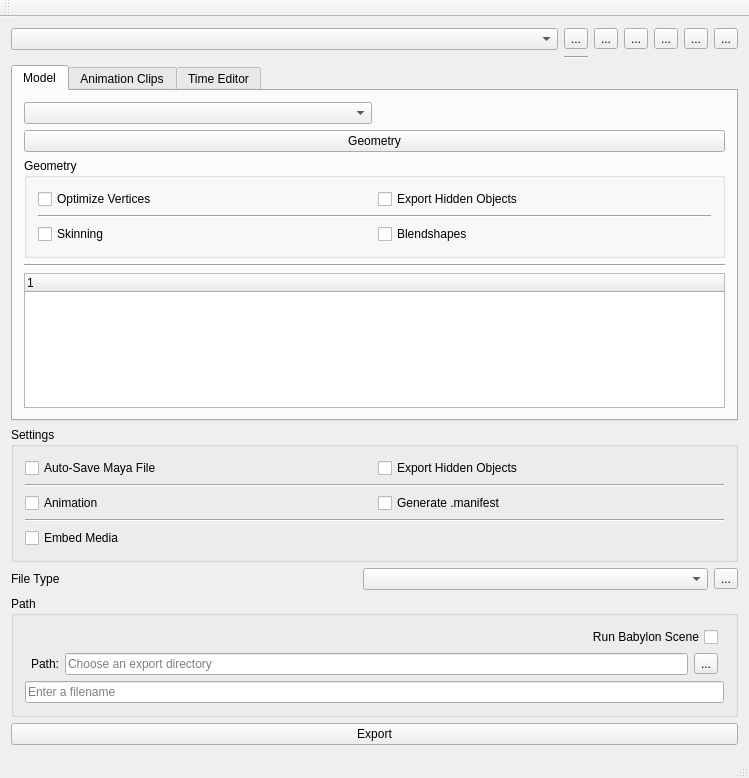
<?xml version="1.0" encoding="UTF-8"?>
<ui version="4.0">
 <class>MainWindow</class>
 <widget class="QMainWindow" name="MainWindow">
  <property name="geometry">
   <rect>
    <x>0</x>
    <y>0</y>
    <width>749</width>
    <height>778</height>
   </rect>
  </property>
  <property name="windowTitle">
   <string>Export to Babylon.js or glTF</string>
  </property>
  <widget class="QWidget" name="centralWidget">
   <layout class="QVBoxLayout" name="verticalLayout">
    <item>
     <layout class="QGridLayout" name="gridLayout_6">
      <item row="0" column="0">
       <widget class="QComboBox" name="comboBox_4"/>
      </item>
      <item row="0" column="6">
       <widget class="QToolButton" name="toolButton_10">
        <property name="text">
         <string>...</string>
        </property>
       </widget>
      </item>
      <item row="0" column="1">
       <widget class="QToolButton" name="toolButton_11">
        <property name="text">
         <string>...</string>
        </property>
       </widget>
      </item>
      <item row="0" column="2">
       <widget class="QToolButton" name="toolButton_12">
        <property name="text">
         <string>...</string>
        </property>
       </widget>
      </item>
      <item row="0" column="5">
       <widget class="QToolButton" name="toolButton_9">
        <property name="text">
         <string>...</string>
        </property>
       </widget>
      </item>
      <item row="0" column="3">
       <widget class="QToolButton" name="toolButton_13">
        <property name="text">
         <string>...</string>
        </property>
       </widget>
      </item>
      <item row="0" column="4">
       <widget class="QToolButton" name="toolButton_14">
        <property name="text">
         <string>...</string>
        </property>
       </widget>
      </item>
      <item row="1" column="1">
       <widget class="Line" name="line_6">
        <property name="orientation">
         <enum>Qt::Horizontal</enum>
        </property>
       </widget>
      </item>
     </layout>
    </item>
    <item>
     <widget class="QTabWidget" name="tabWidget">
      <property name="currentIndex">
       <number>0</number>
      </property>
      <widget class="QWidget" name="tb_model">
       <attribute name="title">
        <string>Model</string>
       </attribute>
       <layout class="QGridLayout" name="gridLayout_4">
        <item row="2" column="0" colspan="2">
         <widget class="QGroupBox" name="grp_geometry">
          <property name="title">
           <string>Geometry</string>
          </property>
          <layout class="QGridLayout" name="gridLayout_2">
           <item row="3" column="0">
            <widget class="QCheckBox" name="btn_skinning">
             <property name="text">
              <string>Skinning</string>
             </property>
            </widget>
           </item>
           <item row="2" column="0" colspan="2">
            <widget class="Line" name="line">
             <property name="orientation">
              <enum>Qt::Horizontal</enum>
             </property>
            </widget>
           </item>
           <item row="1" column="0">
            <widget class="QCheckBox" name="btn_optimize_vertices">
             <property name="text">
              <string>Optimize Vertices</string>
             </property>
            </widget>
           </item>
           <item row="1" column="1">
            <widget class="QCheckBox" name="btn_export_hidden_objects">
             <property name="text">
              <string>Export Hidden Objects</string>
             </property>
            </widget>
           </item>
           <item row="3" column="1">
            <widget class="QCheckBox" name="btn_blendshapes">
             <property name="text">
              <string>Blendshapes</string>
             </property>
            </widget>
           </item>
          </layout>
         </widget>
        </item>
        <item row="6" column="0" colspan="2">
         <widget class="QTreeWidget" name="treeWidget">
          <column>
           <property name="text">
            <string notr="true">1</string>
           </property>
          </column>
         </widget>
        </item>
        <item row="1" column="0" colspan="2">
         <widget class="QPushButton" name="btn_geometry">
          <property name="text">
           <string>Geometry</string>
          </property>
         </widget>
        </item>
        <item row="0" column="0">
         <widget class="QComboBox" name="cmb_export_mode">
          <property name="currentText">
           <string/>
          </property>
         </widget>
        </item>
        <item row="4" column="0" colspan="2">
         <widget class="Line" name="line_5">
          <property name="orientation">
           <enum>Qt::Horizontal</enum>
          </property>
         </widget>
        </item>
       </layout>
      </widget>
      <widget class="QWidget" name="tb_animation_clips">
       <attribute name="title">
        <string>Animation Clips</string>
       </attribute>
       <layout class="QFormLayout" name="formLayout">
        <item row="1" column="0" colspan="2">
         <widget class="QGroupBox" name="grp_animation_clips">
          <property name="title">
           <string>Animation Clips</string>
          </property>
          <layout class="QHBoxLayout" name="horizontalLayout">
           <item>
            <layout class="QVBoxLayout" name="verticalLayout_2">
             <item>
              <widget class="QToolButton" name="toolButton_16">
               <property name="text">
                <string>...</string>
               </property>
              </widget>
             </item>
             <item>
              <widget class="QToolButton" name="toolButton_15">
               <property name="text">
                <string>...</string>
               </property>
              </widget>
             </item>
            </layout>
           </item>
           <item>
            <layout class="QVBoxLayout" name="verticalLayout_3">
             <item>
              <widget class="QLabel" name="label_3">
               <property name="text">
                <string>TextLabel</string>
               </property>
              </widget>
             </item>
             <item>
              <widget class="QLineEdit" name="lineEdit_3"/>
             </item>
             <item>
              <widget class="QLineEdit" name="lineEdit_4"/>
             </item>
            </layout>
           </item>
           <item>
            <layout class="QVBoxLayout" name="verticalLayout_4">
             <item>
              <widget class="QLabel" name="label_4">
               <property name="text">
                <string>TextLabel</string>
               </property>
              </widget>
             </item>
             <item>
              <widget class="QLineEdit" name="lineEdit_5"/>
             </item>
             <item>
              <widget class="QLineEdit" name="lineEdit_6"/>
             </item>
            </layout>
           </item>
           <item>
            <layout class="QVBoxLayout" name="verticalLayout_5">
             <item>
              <widget class="QLabel" name="label_5">
               <property name="text">
                <string>TextLabel</string>
               </property>
              </widget>
             </item>
             <item>
              <widget class="QLineEdit" name="lineEdit_7"/>
             </item>
             <item>
              <widget class="QLineEdit" name="lineEdit_8"/>
             </item>
            </layout>
           </item>
           <item>
            <layout class="QVBoxLayout" name="verticalLayout_6">
             <item>
              <widget class="QToolButton" name="toolButton_17">
               <property name="text">
                <string>...</string>
               </property>
              </widget>
             </item>
             <item>
              <widget class="QToolButton" name="toolButton_18">
               <property name="text">
                <string>...</string>
               </property>
              </widget>
             </item>
            </layout>
           </item>
           <item>
            <layout class="QVBoxLayout" name="verticalLayout_7">
             <item>
              <widget class="QToolButton" name="toolButton_19">
               <property name="text">
                <string>...</string>
               </property>
              </widget>
             </item>
             <item>
              <widget class="QToolButton" name="toolButton_20">
               <property name="text">
                <string>...</string>
               </property>
              </widget>
             </item>
            </layout>
           </item>
           <item>
            <layout class="QVBoxLayout" name="verticalLayout_8">
             <item>
              <widget class="QCheckBox" name="checkBox_11">
               <property name="text">
                <string/>
               </property>
              </widget>
             </item>
             <item>
              <widget class="QCheckBox" name="checkBox_12">
               <property name="text">
                <string/>
               </property>
              </widget>
             </item>
             <item>
              <widget class="QCheckBox" name="checkBox_13">
               <property name="text">
                <string/>
               </property>
              </widget>
             </item>
            </layout>
           </item>
          </layout>
         </widget>
        </item>
        <item row="2" column="0">
         <widget class="QToolButton" name="toolButton_21">
          <property name="text">
           <string>...</string>
          </property>
         </widget>
        </item>
       </layout>
      </widget>
      <widget class="QWidget" name="tb_time_editor">
       <attribute name="title">
        <string>Time Editor</string>
       </attribute>
      </widget>
     </widget>
    </item>
    <item>
     <widget class="QGroupBox" name="groupBox_2">
      <property name="title">
       <string>Settings</string>
      </property>
      <layout class="QGridLayout" name="gridLayout">
       <item row="2" column="0">
        <widget class="QCheckBox" name="chk_animation">
         <property name="text">
          <string>Animation</string>
         </property>
        </widget>
       </item>
       <item row="1" column="0" colspan="2">
        <widget class="Line" name="line_3">
         <property name="orientation">
          <enum>Qt::Horizontal</enum>
         </property>
        </widget>
       </item>
       <item row="2" column="1">
        <widget class="QCheckBox" name="chk_generate_manifest">
         <property name="text">
          <string>Generate .manifest</string>
         </property>
        </widget>
       </item>
       <item row="0" column="0">
        <widget class="QCheckBox" name="chk_auto_save_maya_file">
         <property name="text">
          <string>Auto-Save Maya File</string>
         </property>
        </widget>
       </item>
       <item row="0" column="1">
        <widget class="QCheckBox" name="chk_export_hidden_objects">
         <property name="text">
          <string>Export Hidden Objects</string>
         </property>
        </widget>
       </item>
       <item row="3" column="0" colspan="2">
        <widget class="Line" name="line_4">
         <property name="orientation">
          <enum>Qt::Horizontal</enum>
         </property>
        </widget>
       </item>
       <item row="4" column="0">
        <widget class="QCheckBox" name="chk_embed_media">
         <property name="layoutDirection">
          <enum>Qt::LeftToRight</enum>
         </property>
         <property name="text">
          <string>Embed Media</string>
         </property>
        </widget>
       </item>
      </layout>
     </widget>
    </item>
    <item>
     <layout class="QHBoxLayout" name="horizontalLayout_6">
      <item>
       <widget class="QLabel" name="label">
        <property name="text">
         <string>File Type</string>
        </property>
       </widget>
      </item>
      <item>
       <widget class="QComboBox" name="comboBox_3"/>
      </item>
      <item>
       <widget class="QToolButton" name="toolButton_4">
        <property name="text">
         <string>...</string>
        </property>
       </widget>
      </item>
     </layout>
    </item>
    <item>
     <widget class="QGroupBox" name="groupBox_3">
      <property name="title">
       <string>Path</string>
      </property>
      <layout class="QGridLayout" name="gridLayout_5">
       <item row="4" column="0" colspan="3">
        <widget class="QLineEdit" name="lineEdit_2">
         <property name="placeholderText">
          <string>Enter a filename</string>
         </property>
        </widget>
       </item>
       <item row="1" column="1">
        <layout class="QHBoxLayout" name="horizontalLayout_2">
         <item>
          <widget class="QLabel" name="label_2">
           <property name="text">
            <string>Path:</string>
           </property>
          </widget>
         </item>
         <item>
          <widget class="QLineEdit" name="lineEdit">
           <property name="placeholderText">
            <string>Choose an export directory</string>
           </property>
          </widget>
         </item>
         <item>
          <widget class="QToolButton" name="toolButton_8">
           <property name="text">
            <string>...</string>
           </property>
          </widget>
         </item>
        </layout>
       </item>
       <item row="0" column="1">
        <layout class="QHBoxLayout" name="horizontalLayout_3">
         <item>
          <spacer name="horizontalSpacer">
           <property name="orientation">
            <enum>Qt::Horizontal</enum>
           </property>
           <property name="sizeHint" stdset="0">
            <size>
             <width>40</width>
             <height>20</height>
            </size>
           </property>
          </spacer>
         </item>
         <item>
          <widget class="QCheckBox" name="checkBox_10">
           <property name="layoutDirection">
            <enum>Qt::RightToLeft</enum>
           </property>
           <property name="text">
            <string>Run Babylon Scene</string>
           </property>
          </widget>
         </item>
        </layout>
       </item>
      </layout>
     </widget>
    </item>
    <item>
     <widget class="QPushButton" name="btn_export">
      <property name="text">
       <string>Export</string>
      </property>
     </widget>
    </item>
   </layout>
  </widget>
  <widget class="QMenuBar" name="menuBar">
   <property name="geometry">
    <rect>
     <x>0</x>
     <y>0</y>
     <width>749</width>
     <height>17</height>
    </rect>
   </property>
  </widget>
  <widget class="QToolBar" name="mainToolBar">
   <attribute name="toolBarArea">
    <enum>TopToolBarArea</enum>
   </attribute>
   <attribute name="toolBarBreak">
    <bool>false</bool>
   </attribute>
  </widget>
  <widget class="QStatusBar" name="statusBar"/>
 </widget>
 <layoutdefault spacing="6" margin="11"/>
 <resources/>
 <connections/>
</ui>
